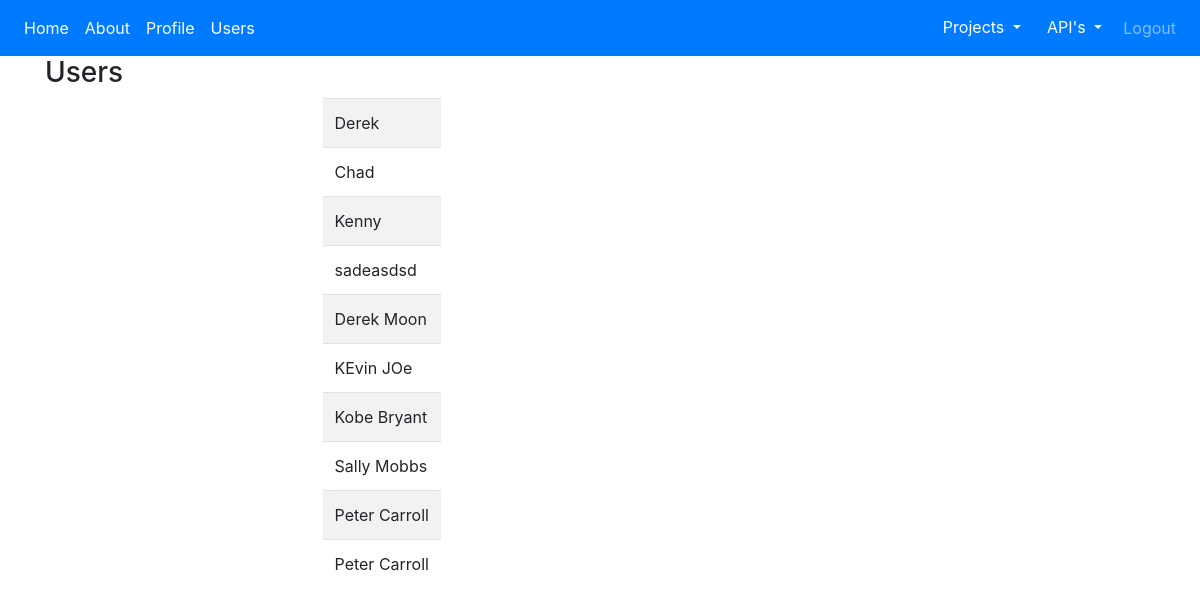
Page /users (signed in) on the committed database.
### app/models.py (models this page shows, shortened)
class User(db.Model,UserMixin):
    id = db.Column(db.Integer, primary_key=True)
    name = db.Column(db.String(40), nullable=False)
    email = db.Column(db.String(50), nullable=False, unique=True)
    password = db.Column(db.String(180), nullable=False)
    created_on = db.Column(db.DateTime, nullable=False,
                           default=datetime.utcnow)
    posts = db.relationship('Post',backref='author', lazy='dynamic')
    def __str__(self):
        return self.name

### app/blueprints/main/routes.py (the view)
@main.route('/users')
@login_required
def users():
    context = {
        'users':User.query.all()
    }
    return render_template('users.html', **context)

### app/models.py (called while the page is built)
@login.user_loader
def get_user(id):
    return User.query.get(int(id))

### app/templates/users.html
{% extends 'layout.html' %}
{% block content %}
  <h3>Users</h3>
  <div class="com-md-6 offset-md-3">
<table class="table table-striped table-inverse table-responsive">
    <tbody>
      {% if users %}
        {% for u in users %}
          <tr>
            <td>{{ u }}</td>
          </tr>
        {% endfor %}
      {% endif %}
    </tbody>
</table>
  </div>
  {% endblock %}

### rows in the picture
User: name "Derek"
User: name "Chad"
User: name "Kenny"
User: name "sadeasdsd"
User: name "Derek Moon"
User: name "KEvin JOe"
User: name "Kobe Bryant"
User: name "Sally Mobbs"
User: name "Peter Carroll"
User: name "Peter Carroll"
